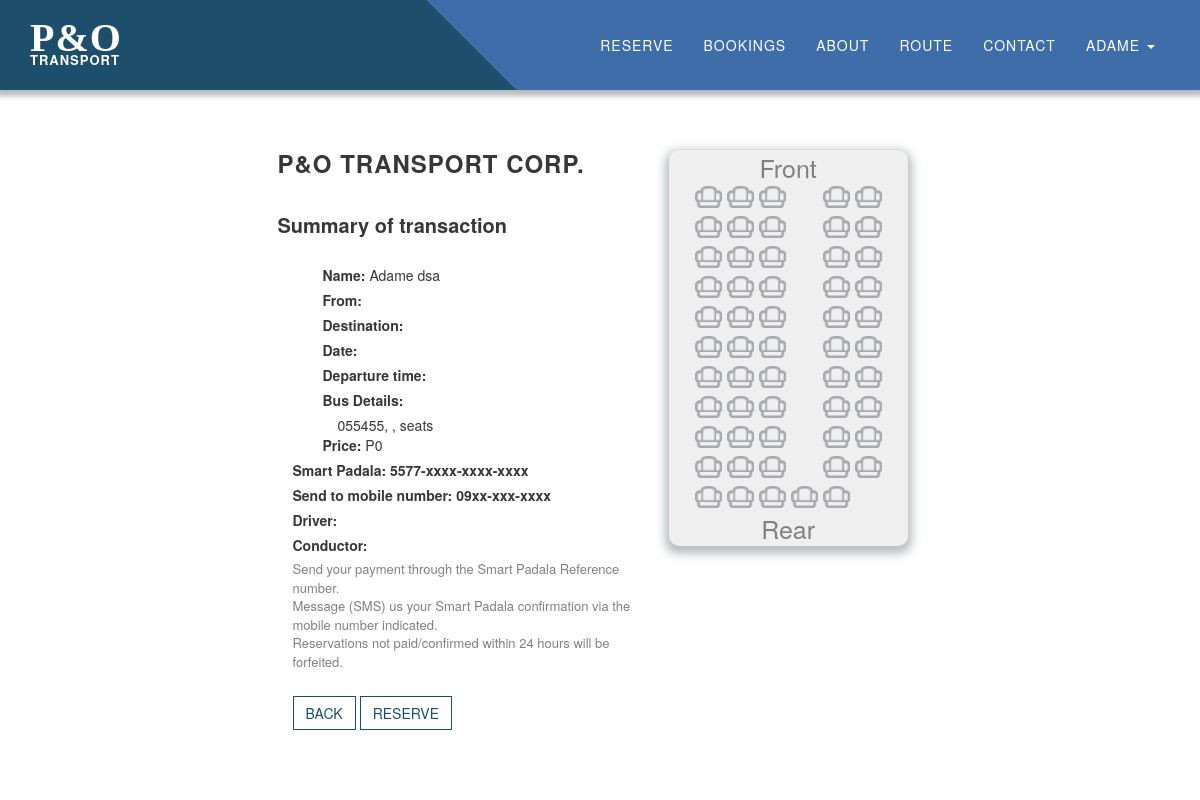
The page /summary.php?bus-number=055455 (signed in) on the database its author committed.
### tables this page shows
CREATE TABLE `user` (
  `Fname` varchar(25) NOT NULL,
  `Lname` varchar(25) NOT NULL,
  `email` varchar(50) NOT NULL,
  `password` varchar(25) NOT NULL,
  `phone` varchar(50) DEFAULT NULL,
  `Admin_Check` varchar(3) NOT NULL,
  `Address` varchar(155) NOT NULL
);

CREATE TABLE `info` (
  `About` longtext NOT NULL,
  `smart_number` varchar(20) NOT NULL,
  `mobile_number` varchar(15) NOT NULL,
  `fb_link` varchar(50) NOT NULL,
  `email` varchar(50) NOT NULL,
  `id` int(5) NOT NULL
);

### summary.php (the view, shortened to what this page needs)
<?php
  include 'php/connect_to_db.php';
  $query = "SELECT * FROM user WHERE email LIKE '".$_SESSION['email']."'";
  $result = $db->query($query);
  $row = $result->fetch_assoc();
  $fname = $row['Fname'];
  $lname = $row['Lname'];
  $query1 = "SELECT * FROM info";
  $result1 = $db->query($query1);
  $row1 = $result1->fetch_assoc();
  $query2 = "SELECT * FROM `bus2` WHERE `Bus_No`=".$_REQUEST['bus-number'].";";
  $result2 = $db->query($query2);
  $row2 = $result2->fetch_assoc();
?>
<!DOCTYPE html>
<html lang="en">
<head>
  <link rel="stylesheet" href="vendor/bootstrap/css/bootstrap.min.css">
  <link rel="stylesheet" href="css/style.css">
  <link rel="stylesheet" href="css/summary.css">
</head>
<body>
  <?php include 'navbar.php';?>
  <form id="summary-form" method="POST" class="form-horizontal" action="php/confirm_reservation.php">
    <div class="container summary-container">
      <div class="col-md-7" id="screen-details">
        <div class="form-group">
          <h3>P&amp;O Transport Corp.</h3>
          <p><strong>Summary of transaction</strong></p>
        </div>
        <div class="details-container">
          <div class="container-fluid">
            <div class="col-sm-12"><label for="name">Name:&nbsp;</label><?php echo $fname.' '.$lname?></div>
          </div>
          <div class="container-fluid">
            <div class="col-sm-12"><label for="trip-from">From:&nbsp;</label><?php echo $_REQUEST['trip-from']?></div>
            <div class="col-sm-12"><label for="trip-to">Destination:&nbsp;</label><?php echo $_REQUEST['trip-to']?></div>
          </div>
          <div class="container-fluid">
            <div class="col-sm-12"><label for="departure-date">Date:&nbsp;</label><?php echo $_REQUEST['departure-date']?></div>
            <div class="col-sm-12"><label for="departure-time">Departure time:&nbsp;</label><?php echo $_REQUEST['departure-time']?></div>
          </div>
          <div class="container-fluid">
            <div class="col-sm-12"><label for="bus-type">Bus Details:&nbsp;</label>
              <div class="container-fluid">
                <?php echo $_REQUEST['bus-number'].', '.$_REQUEST['bus-type'].', '.$_REQUEST['total-seats'].' seats'?>
              </div>
            </div>
          </div>
          <div class="container-fluid">
            <div class="col-sm-12"><label for="price">Price:</label><?php echo " P".intval($_REQUEST['price-input'])?></div>
          </div>
        </div>
        <div class="container-fluid form-group">
          <label for="smart">Smart Padala: <?php echo $row1['smart_number'];?></label><br>
          <label for="smart">Send to mobile number: <?php echo $row1['mobile_number'];?></label><br>
          <label for="smart">Driver: <?php echo $row2['Bus_Driver'];?></label><br>
          <label for="smart">Conductor: <?php echo $row2['Bus_Conductor'];?></label>
          <p class="note">Send your payment through the Smart Padala Reference number.<br>
                          Message (SMS) us your Smart Padala confirmation via the mobile number indicated.<br>
                          Reservations not paid/confirmed within 24 hours will be forfeited.</p>
        </div>
      </div>
      <div class="col-md-5">
        <div class="seatplan-container" id="screen-seatplan">
          <div class="front-rear-info"><p>Front</p></div>
          <div class="seatplan"><div class="bus-row"><div class="seat"></div></div></div>
          <div class="front-rear-info"><p>Rear</p></div>
        </div>
      </div>
      <div class="form-inline container-fluid col-sm-6 summary-btn-container" data-html2canvas-ignore="true">
        <a class="btn btn-default btn-blk summary-btn" role="button" href="reserve.php">Back</a>
        <button type="submit" class="btn btn-default btn-blk summary-btn" id="confirm-reservation-btn">Reserve</button>
      </div>
    </div>
  </form>
</body>
</html>

### css/style.css (style rules this page uses)
body { width: 100%; height: 100%; font-family: "Lora", "Helvetica Neue", Helvetica, Arial, sans-serif; color: rgb(55, 55, 55); background-color: white; overflow-x: hidden; min-width: 350px; }
html { height: 100%; }
h1, h2, h3, h4, h5, h6 { margin: 0 0 35px; text-transform: uppercase; font-family: "Montserrat", "Helvetica Neue", Helvetica, Arial, sans-serif; font-weight: 700; letter-spacing: 1px; }
p { font-size: 18px; }
@media (min-width: 768px) { p { font-size: 20px; } }
a { color: #3f6daa; -webkit-transition: all 0.2s ease-in-out; -moz-transition: all 0.2s ease-in-out; -o-transition: all 0.2s ease-in-out; transition: all 0.2s ease-in-out; }
.btn { text-transform: uppercase; font-family: "Montserrat", "Helvetica Neue", Helvetica, Arial, sans-serif; font-weight: 400; -webkit-transition: all 0.3s ease-in-out; -moz-transition: all 0.3s ease-in-out; transition: all 0.3s ease-in-out; border-radius: 0; }
.btn-default { border: 1px solid #1d4e6c; color: #1d4e6c; background-color: transparent; }
body { webkit-tap-highlight-color: rgba(255, 255, 255, 0.2); }

### css/summary.css (style rules this page uses)
.summary-container { position: relative; margin: auto; max-width: 675px; min-width: 360px; top: 150px; }
.summary-btn-container { padding-bottom: 50px; }
.seatplan-container { background-color: rgb(239, 239, 239); border-radius: 10px; box-shadow: 0 4px 10px 4px rgba(19, 35, 47, 0.3); max-width: 320px; margin: auto; }
.front-rear-info { color: grey; text-align: center; }
.front-rear-info p { font-size: 25px; margin:0; }
.seatplan { position: relative; margin: auto; }
.note { color: gray; font-size: 13px; }

### rows shown on the page
user: Fname "Adame", Lname "dsa"
info: smart_number "5577-xxxx-xxxx-xxxx", mobile_number "09xx-xxx-xxxx"

### other values the page prints
$acc "ADAME"
$_REQUEST['bus-number'] "055455"
$_REQUEST['price-input'] "0"
